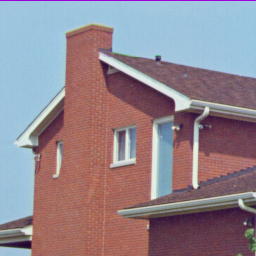
//> input picture modules/reg/samples/home.png, 256 x 256 px
$ ./map_test   (built with g++ and OpenCV 4)
//> lines starting //> are read from the running program, lines starting //| are printed output that depends on the picture
//> further down, img1 is the input picture: 256 rows x 256 cols, CV_8UC3; mean B, G, R 142, 133, 146.6
// [36 lines of licence text are left out]

#include <iostream>
#include <opencv2/imgcodecs.hpp>
#include <opencv2/highgui.hpp> // OpenCV window I/O
#include <opencv2/imgproc.hpp> // OpenCV image transformations

#ifdef COMPARE_FEATURES
#include <opencv2/xfeatures2d.hpp>
#include <opencv2/geometry.hpp>
using namespace cv::xfeatures2d;
#endif

#include "opencv2/reg/mapaffine.hpp"
#include "opencv2/reg/mapshift.hpp"
#include "opencv2/reg/mapprojec.hpp"
#include "opencv2/reg/mappergradshift.hpp"
#include "opencv2/reg/mappergradeuclid.hpp"
#include "opencv2/reg/mappergradsimilar.hpp"
#include "opencv2/reg/mappergradaffine.hpp"
#include "opencv2/reg/mappergradproj.hpp"
#include "opencv2/reg/mapperpyramid.hpp"

static const char* DIFF_IM = "Image difference";
static const char* DIFF_REGPIX_IM = "Image difference: pixel registered";

using namespace cv;
using namespace cv::reg;
using namespace std;

static void showDifference(const Mat& image1, const Mat& image2, const char* title)
{
//> called with title = "Image difference"
    Mat img1, img2;
    image1.convertTo(img1, CV_32FC3);
//> img1: 256 rows x 256 cols, CV_32FC3
    image2.convertTo(img2, CV_32FC3);
//> img2: 256 rows x 256 cols, CV_32FC3
    if(img1.channels() != 1)
        cvtColor(img1, img1, COLOR_BGR2GRAY);
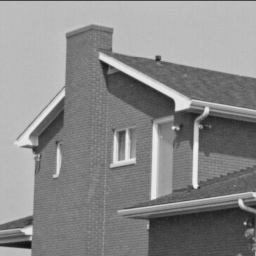
//> img1: 256 rows x 256 cols, CV_32FC1; min 16.55, max 239.4, mean 138.1
    if(img2.channels() != 1)
        cvtColor(img2, img2, COLOR_BGR2GRAY);
//> img2: 256 rows x 256 cols, CV_32FC1

    Mat imgDiff;
    img1.copyTo(imgDiff);
    imgDiff -= img2;
    imgDiff /= 2.f;
    imgDiff += 128.f;

    Mat imgSh;
    imgDiff.convertTo(imgSh, CV_8UC3);
    imshow(title, imgSh);
}

static void testShift(const Mat& img1)
{
    Mat img2;

    // Warp original image
    Vec<double, 2> shift(5., 5.);
    MapShift mapTest(shift);
    mapTest.warp(img1, img2);
    showDifference(img1, img2, DIFF_IM);

    // Register
    Ptr<MapperGradShift> mapper = makePtr<MapperGradShift>();
    MapperPyramid mappPyr(mapper);
    Ptr<Map> mapPtr = mappPyr.calculate(img1, img2);

    // Print result
    MapShift* mapShift = dynamic_cast<MapShift*>(mapPtr.get());
    cout << endl << "--- Testing shift mapper ---" << endl;
    cout << Mat(shift) << endl;
    cout << Mat(mapShift->getShift()) << endl;
//| [4.981319364354361;
//|  4.997242885010735]

    // Display registration accuracy
    Mat dest;
    mapShift->inverseWarp(img2, dest);
    showDifference(img1, dest, DIFF_REGPIX_IM);

    waitKey(0);
    destroyWindow(DIFF_IM);
    destroyWindow(DIFF_REGPIX_IM);
}

static void testEuclidean(const Mat& img1)
{
    Mat img2;

    // Warp original image
    double theta = 3*CV_PI/180;
    double cosT = cos(theta);
    double sinT = sin(theta);
    Matx<double, 2, 2> linTr(cosT, -sinT, sinT, cosT);
    Vec<double, 2> shift(5., 5.);
    MapAffine mapTest(linTr, shift);
    mapTest.warp(img1, img2);
//> img2: 256 rows x 256 cols, CV_64FC3
    showDifference(img1, img2, DIFF_IM);

    // Register
    Ptr<MapperGradEuclid> mapper = makePtr<MapperGradEuclid>();
    MapperPyramid mappPyr(mapper);
    Ptr<Map> mapPtr = mappPyr.calculate(img1, img2);

    // Print result
    MapAffine* mapAff = dynamic_cast<MapAffine*>(mapPtr.get());
    cout << endl << "--- Testing Euclidean mapper ---" << endl;
    cout << Mat(linTr) << endl;
    cout << Mat(shift) << endl;
    cout << Mat(mapAff->getLinTr()) << endl;
//| [0.9986370174382185, -0.05219298230700603;
//|  0.05219298230700603, 0.9986370174382185]
    cout << Mat(mapAff->getShift()) << endl;
//| [4.985376256357071;
//|  5.027892626837527]

    // Display registration accuracy
    Mat dest;
    mapAff->inverseWarp(img2, dest);
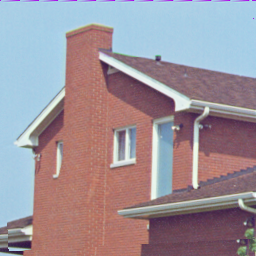
//> dest: 256 rows x 256 cols, CV_64FC3; mean B, G, R 141.6, 133, 146.2; drawn with min black and max white
    showDifference(img1, dest, DIFF_REGPIX_IM);
//> call 4 of showDifference, with title = "Image difference: pixel registered"
//> in showDifference (call 4), `imgDiff -= img2;`:
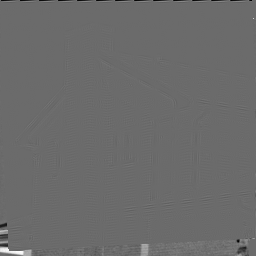
//> imgDiff: 256 rows x 256 cols, CV_32FC1; min -125.8, max 173.2, mean 0.2; drawn with min black and max white

    waitKey(0);
    destroyWindow(DIFF_IM);
    destroyWindow(DIFF_REGPIX_IM);
}

static void testSimilarity(const Mat& img1)
{
    Mat img2;

    // Warp original image
    double theta = 3*CV_PI/180;
    double scale = 0.95;
    double a = scale*cos(theta);
    double b = scale*sin(theta);
    Matx<double, 2, 2> linTr(a, -b, b, a);
    Vec<double, 2> shift(5., 5.);
    MapAffine mapTest(linTr, shift);
    mapTest.warp(img1, img2);
//> img2: 256 rows x 256 cols, CV_64FC3
    showDifference(img1, img2, DIFF_IM);
//> in showDifference (call 5), `cvtColor(img2, img2, COLOR_BGR2GRAY);`:
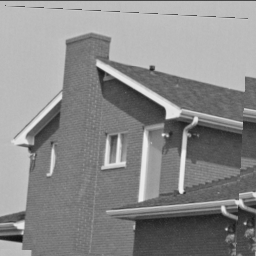
//> img2: 256 rows x 256 cols, CV_32FC1; min 16.69, max 241, mean 138.9
//> in showDifference (call 5), `imgDiff += 128.f;`:
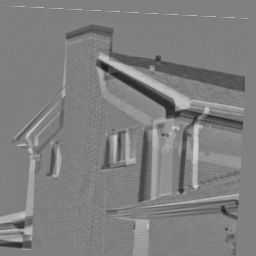
//> imgDiff: 256 rows x 256 cols, CV_32FC1; min 29.5, max 208.6, mean 127.6

    // Register
    Ptr<MapperGradSimilar> mapper = makePtr<MapperGradSimilar>();
    MapperPyramid mappPyr(mapper);
    Ptr<Map> mapPtr = mappPyr.calculate(img1, img2);

    // Print result
    MapAffine* mapAff = dynamic_cast<MapAffine*>(mapPtr.get());
    cout << endl << "--- Testing similarity mapper ---" << endl;
    cout << Mat(linTr) << endl;
    cout << Mat(shift) << endl;
    cout << Mat(mapAff->getLinTr()) << endl;
//| [0.9483691608419538, -0.04958125500685419;
//|  0.04958125500685419, 0.9483691608419538]
    cout << Mat(mapAff->getShift()) << endl;
//| [5.041436451429602;
//|  5.070278983861773]

    // Display registration accuracy
    Mat dest;
    mapAff->inverseWarp(img2, dest);
    showDifference(img1, dest, DIFF_REGPIX_IM);
//> in showDifference (call 6), `imgDiff -= img2;`:
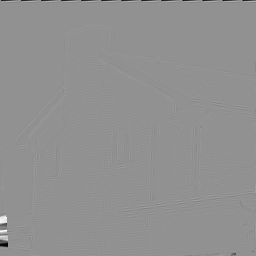
//> imgDiff: 256 rows x 256 cols, CV_32FC1; min -149.9, max 112.6, mean -0.2; drawn with min black and max white

    waitKey(0);
    destroyWindow(DIFF_IM);
    destroyWindow(DIFF_REGPIX_IM);
}

static void testAffine(const Mat& img1)
{
    Mat img2;

    // Warp original image
    Matx<double, 2, 2> linTr(1., 0.1, -0.01, 1.);
    Vec<double, 2> shift(1., 1.);
    MapAffine mapTest(linTr, shift);
    mapTest.warp(img1, img2);
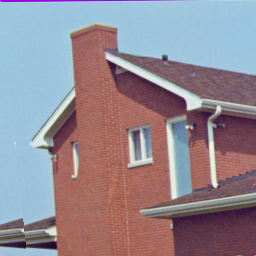
//> img2: 256 rows x 256 cols, CV_64FC3; mean B, G, R 146.5, 137.3, 148.2
    showDifference(img1, img2, DIFF_IM);

    // Register
    Ptr<MapperGradAffine> mapper = makePtr<MapperGradAffine>();
    MapperPyramid mappPyr(mapper);
    Ptr<Map> mapPtr = mappPyr.calculate(img1, img2);

    // Print result
    MapAffine* mapAff = dynamic_cast<MapAffine*>(mapPtr.get());
    cout << endl << "--- Testing affine mapper ---" << endl;
    cout << Mat(linTr) << endl;
    cout << Mat(shift) << endl;
    cout << Mat(mapAff->getLinTr()) << endl;
//| [0.9999473655589267, 0.1009308875914515;
//|  -0.009985648108361955, 0.9998113921559071]
    cout << Mat(mapAff->getShift()) << endl;
//| [0.9551427088080436;
//|  1.024064674225132]

    // Display registration accuracy
    Mat dest;
    mapAff->inverseWarp(img2, dest);
    showDifference(img1, dest, DIFF_REGPIX_IM);

    waitKey(0);
    destroyWindow(DIFF_IM);
    destroyWindow(DIFF_REGPIX_IM);
}

static void testProjective(const Mat& img1)
{
    Mat img2;

    // Warp original image
    Matx<double, 3, 3> projTr(1., 0., 0., 0., 1., 0., 0.0001, 0.0001, 1);
    MapProjec mapTest(projTr);
    mapTest.warp(img1, img2);
    showDifference(img1, img2, DIFF_IM);

    // Register
    Ptr<MapperGradProj> mapper = makePtr<MapperGradProj>();
    MapperPyramid mappPyr(mapper);
    Ptr<Map> mapPtr = mappPyr.calculate(img1, img2);

    // Print result
    MapProjec* mapProj = dynamic_cast<MapProjec*>(mapPtr.get());
    mapProj->normalize();
    cout << endl << "--- Testing projective transformation mapper ---" << endl;
    cout << Mat(projTr) << endl;
    cout << Mat(mapProj->getProjTr()) << endl;
//| [1.00001360293503, -1.594511112347236e-05, -0.00049513783767835;
//|  1.401018534028354e-05, 0.9999876938014715, -0.001275883431544408;
//|  0.0001001043613195151, 9.985779149148961e-05, 1]

    // Display registration accuracy
    Mat dest;
    mapProj->inverseWarp(img2, dest);
    showDifference(img1, dest, DIFF_REGPIX_IM);

    waitKey(0);
    destroyWindow(DIFF_IM);
    destroyWindow(DIFF_REGPIX_IM);
}

#ifdef COMPARE_FEATURES
//
// Following an example from
// http:// ramsrigoutham.com/2012/11/22/panorama-image-stitching-in-opencv/
//
static void calcHomographyFeature(const Mat& image1, const Mat& image2)
{
    static const char* difffeat = "Difference feature registered";

    Mat gray_image1;
    Mat gray_image2;
    // Convert to Grayscale
    if(image1.channels() != 1)
        cvtColor(image1, gray_image1, COLOR_BGR2GRAY);
    else
        image1.copyTo(gray_image1);
    if(image2.channels() != 1)
        cvtColor(image2, gray_image2, COLOR_BGR2GRAY);
    else
        image2.copyTo(gray_image2);

    //-- Step 1: Detect the keypoints using SIFT or SURF Detector
#ifdef USE_SIFT
    Ptr<Feature2D> features = SIFT::create();
#else
    int minHessian = 400;
    Ptr<Feature2D> features = SURF::create(minHessian);
#endif

    std::vector<KeyPoint> keypoints_object, keypoints_scene;

    features->detect(gray_image1, keypoints_object);
    features->detect(gray_image2, keypoints_scene);

    //-- Step 2: Calculate descriptors (feature vectors)

    Mat descriptors_object, descriptors_scene;

    features->compute(gray_image1, keypoints_object, descriptors_object);
    features->compute(gray_image2, keypoints_scene, descriptors_scene);

    //-- Step 3: Matching descriptor vectors using FLANN matcher
    FlannBasedMatcher matcher;
    std::vector<DMatch> matches;
    matcher.match(descriptors_object, descriptors_scene, matches);

    double max_dist = 0; double min_dist = 100;

    //-- Quick calculation of max and min distances between keypoints
    for(int i = 0; i < descriptors_object.rows; i++)
    {
        double dist = matches[i].distance;
        if( dist < min_dist ) min_dist = dist;
        if( dist > max_dist ) max_dist = dist;
    }

    //-- Use only "good" matches (i.e. whose distance is less than 3*min_dist)
    std::vector<DMatch> good_matches;

    for(int i = 0; i < descriptors_object.rows; i++) {
        if(matches[i].distance < 3*min_dist) {
            good_matches.push_back( matches[i]);
        }
    }
    std::vector< Point2f > obj;
    std::vector< Point2f > scene;

    for(size_t i = 0; i < good_matches.size(); i++)
    {
        //-- Get the keypoints from the good matches
        obj.push_back( keypoints_object[ good_matches[i].queryIdx ].pt );
        scene.push_back( keypoints_scene[ good_matches[i].trainIdx ].pt );
    }

    // Find the Homography Matrix
    Mat H = findHomography( obj, scene, RANSAC );
    // Use the Homography Matrix to warp the images
    Mat result;
    Mat Hinv = H.inv();
    warpPerspective(image2, result, Hinv, image1.size());

    cout << "--- Feature method\n" << H << endl;

    Mat imf1, resf;
    image1.convertTo(imf1, CV_64FC3);
    result.convertTo(resf, CV_64FC3);
    showDifference(imf1, resf, difffeat);
}

static void calcHomographyPixel(const Mat& img1, const Mat& img2)
{
    static const char* diffpixel = "Difference pixel registered";

    // Register using pixel differences
    Ptr<MapperGradProj> mapper = makePtr<MapperGradProj>();
    MapperPyramid mappPyr(mapper);
    Ptr<Map> mapPtr = mappPyr.calculate(img1, img2);

    // Print result
    MapProjec* mapProj = dynamic_cast<MapProjec*>(mapPtr.get());
    mapProj->normalize();
    cout << "--- Pixel-based method\n" << Mat(mapProj->getProjTr()) << endl;

    // Display registration accuracy
    Mat dest;
    mapProj->inverseWarp(img2, dest);
    showDifference(img1, dest, diffpixel);
}

static void comparePixelVsFeature(const Mat& img1_8b, const Mat& img2_8b)
{
    static const char* difforig = "Difference non-registered";

    // Show difference of images
    Mat img1, img2;
    img1_8b.convertTo(img1, CV_64FC3);
    img2_8b.convertTo(img2, CV_64FC3);
    showDifference(img1, img2, difforig);
    cout << endl << "--- Comparing feature-based with pixel difference based ---" << endl;

    // Register using SURF keypoints
    calcHomographyFeature(img1_8b, img2_8b);

    // Register using pixel differences
    calcHomographyPixel(img1, img2);

    waitKey(0);
}
#endif

int main(void)
{
    Mat img1;
    img1 = imread("home.png", IMREAD_UNCHANGED);
    if(!img1.data) {
        cout <<  "Could not open or find file" << endl;
        return -1;
    }
    // Convert to double, 3 channels
    img1.convertTo(img1, CV_64FC3);

    testShift(img1);
    testEuclidean(img1);
    testSimilarity(img1);
    testAffine(img1);
    testProjective(img1);

#ifdef COMPARE_FEATURES
    Mat imgcmp1 = imread("LR_05.png", IMREAD_UNCHANGED);
    if(!imgcmp1.data) {
        cout <<  "Could not open or find file" << endl;
        return -1;
    }

    Mat imgcmp2 = imread("LR_06.png", IMREAD_UNCHANGED);
    if(!imgcmp2.data) {
        cout <<  "Could not open or find file" << endl;
        return -1;
    }
    comparePixelVsFeature(imgcmp1, imgcmp2);
#endif

    return 0;
}
